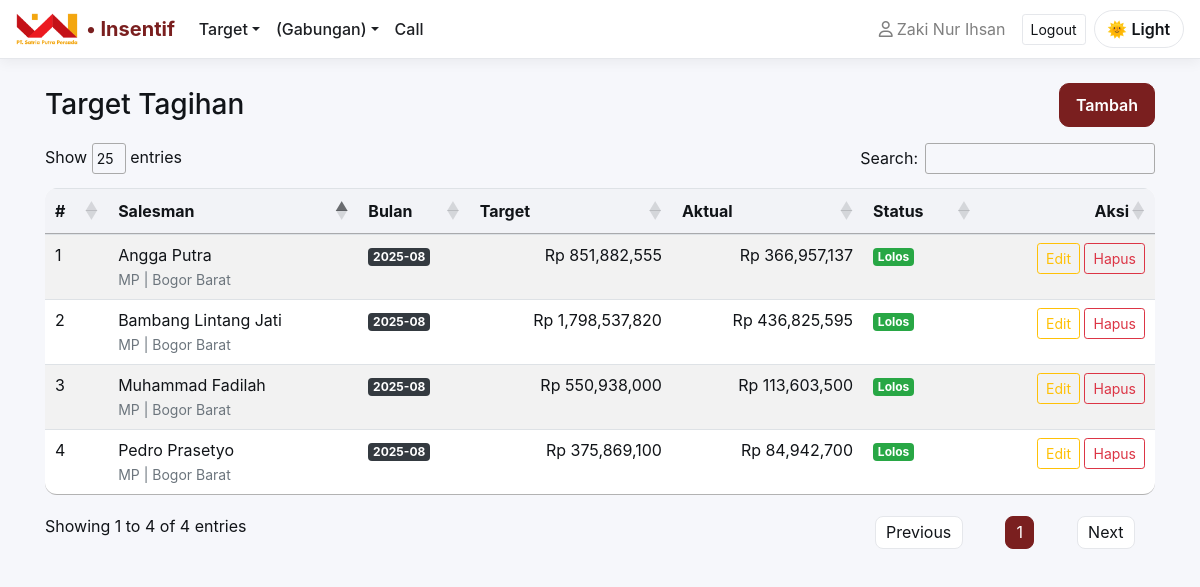
/target_tagihan (signed in), run on the app's committed database.
### app.py (models this page shows)
class TargetTagihan(db.Model):
    __tablename__ = "target_tagihan"
    id = db.Column(db.Integer, primary_key=True)
    salesman_id = db.Column(db.Integer, db.ForeignKey("salesman.id"), nullable=False)
    bulan = db.Column(db.String(7), nullable=False)  # YYYY-MM
    target_amount = db.Column(db.Float, nullable=False, default=0)
    actual_amount = db.Column(db.Float, nullable=False, default=0)

class Salesman(db.Model):
    __tablename__ = "salesman"
    id = db.Column(db.Integer, primary_key=True)
    name = db.Column(db.String(120), nullable=False)
    area = db.Column(db.String(80), nullable=True)
    divisi = db.Column(db.String(10), nullable=False)   # MP | AVIAN
    kategori = db.Column(db.String(12), nullable=False) # Bronze | Silver | Gold | Platinum

### app.py (the view)
@app.route("/target_tagihan")
def target_tagihan_list():
    rows = db.session.query(TargetTagihan, Salesman).join(Salesman, TargetTagihan.salesman_id == Salesman.id).all()
    return render_template("target_tagihan_list.html", rows=rows, calc=calc_insentif_tagihan, calc_pass=calc_password_awal_pass)

### app.py (called while the page is built)
def get_threshold(kind, divisi):
    row = Threshold.query.filter_by(kind=kind, divisi=divisi).first() \
       or Threshold.query.filter_by(kind=kind, divisi=None).first()
    return float(row.percent) if row else 100.0  # simpan 85 untuk 85%

def is_lolos(kind, divisi, target, actual):
    try:
        t = float(target or 0); a = float(actual or 0)
    except:
        t, a = 0.0, 0.0
    if t <= 0:
        return False
    return (a / t) * 100.0 >= get_threshold(kind, divisi)

def _admin_allowed(endpoint: str) -> bool:
    if not endpoint:
        return False
    always_ok = {"static", "login", "logout", "dashboard"}
    if endpoint in always_ok:
        return True
    allowed_prefixes = (
        "target_", "target_tagihan_",
        "call_", "noo_", "noo_only_", "ca_", "fl_ao_",
        "rekap", "insentif", "override"
    )
    return any(endpoint.startswith(p) for p in allowed_prefixes)

### templates/target_tagihan_list.html (shortened to what this page needs)
{% extends 'base.html' %}
{% block content %}
<div class="d-flex justify-content-between align-items-center mb-3">
  <h3 class="mb-0">Target Tagihan</h3>
  <a href="{{ url_for('target_tagihan_new') }}" class="btn btn-primary">Tambah</a>
</div>
<div class="table-responsive">
  <table id="tabelTarget" class="table table-striped table-hover align-middle">
    <thead>
      <tr>
        <th>#</th>
        <th>Salesman</th>
        <th>Bulan</th>
        <th class="text-end">Target</th>
        <th class="text-end">Aktual</th>
        <th class="text-end">Status</th>
        <th class="text-right">Aksi</th>
      </tr>
    </thead>
    <tbody>
      {% for t, s in rows %}
      {% set lolos = is_lolos('tagihan', s.divisi, t.target_amount or 0, t.actual_amount or 0) %}
      <tr>
        <td></td>
        <td>
          <div class="font-weight-600">{{ s.name }}</div>
          <small class="text-muted">{{ s.divisi }} | {{ s.area }}</small>
        </td>
        <td><span class="badge badge-dark">{{ t.bulan }}</span></td>
        <td class="text-right">Rp {{ "{:,.0f}".format(t.target_amount) }}</td>
        <td class="text-right">Rp {{ "{:,.0f}".format(t.actual_amount or 0) }}</td>
        <td>
          {% if lolos %}
            <span class="badge badge-success">Lolos</span>
          {% else %}
            <span class="badge badge-danger">Tidak</span>
          {% endif %}
        </td>
        <td class="text-right">
          <a href="#" class="btn btn-sm btn-outline-warning">Edit</a>
            <form action="{{ url_for('target_tagihan_delete', id=t.id) }}" method="post"
                  style="display:inline" onsubmit="return confirm('Yakin ingin menghapus data ini?')">
              <button class="btn btn-sm btn-outline-danger">Hapus</button>
            </form>
        </td>
      </tr>
      {% endfor %}
    </tbody>
  </table>
</div>
<link rel="stylesheet" href="https://cdn.datatables.net/1.13.6/css/jquery.dataTables.min.css">
{% endblock %}

### templates/base.html (style rules this page uses)
:root { --accent:#7A1F1F; --accent-2:#A02C2C; --bg:#F6F7FB; --card:#FFFFFF; --text:#111418; --muted:#6B7280; --border:#E5E7EB; --thead:#F2F3F7; --hover:#FEF2F2; --link:#7A1F1F; --toast-header:#7A1F1F; --toast-body:#ffffff; --success:#28a745; --success-hover:#218838; }
html,body { height:100% }
body { background:var(--bg); color:var(--text); -webkit-font-smoothing:antialiased; -moz-osx-font-smoothing:grayscale; transition:background .25s ease, color .25s ease; }
.btn-primary { background:var(--accent); border-color:var(--accent); border-radius:10px; padding:.55rem 1rem; font-weight:600; }
.table { background:var(--card); color:var(--text); border-collapse:separate !important; border-spacing:0; overflow:hidden; border-radius:12px; }
.table thead th { background:var(--thead); color:var(--text); border-bottom:2px solid var(--border); font-weight:700; }
.table-responsive { overflow-x: auto; scrollbar-width: thin; }
a, .btn-link { color:var(--link); }

### data on the page
TargetTagihan: name "Bambang Lintang Jati", divisi "MP", area "Bogor Barat", bulan "2025-08", target_amount "1,798,537,820", actual_amount "436,825,595"
TargetTagihan: name "Angga Putra", divisi "MP", area "Bogor Barat", bulan "2025-08", target_amount "851,882,555", actual_amount "366,957,137"
TargetTagihan: name "Muhammad Fadilah", divisi "MP", area "Bogor Barat", bulan "2025-08", target_amount "550,938,000", actual_amount "113,603,500"
TargetTagihan: name "Pedro Prasetyo", divisi "MP", area "Bogor Barat", bulan "2025-08", target_amount "375,869,100", actual_amount "84,942,700"

### other printed values
{{ u.full_name }} "Zaki Nur Ihsan"
